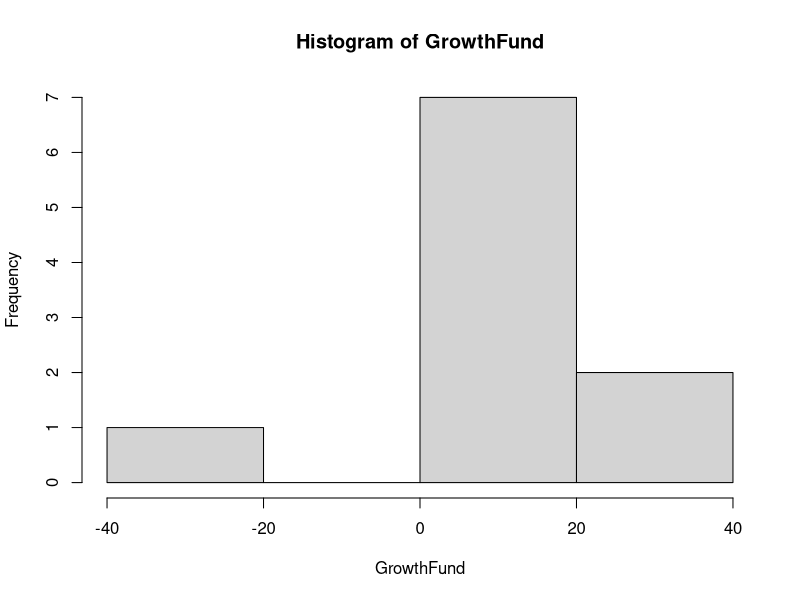
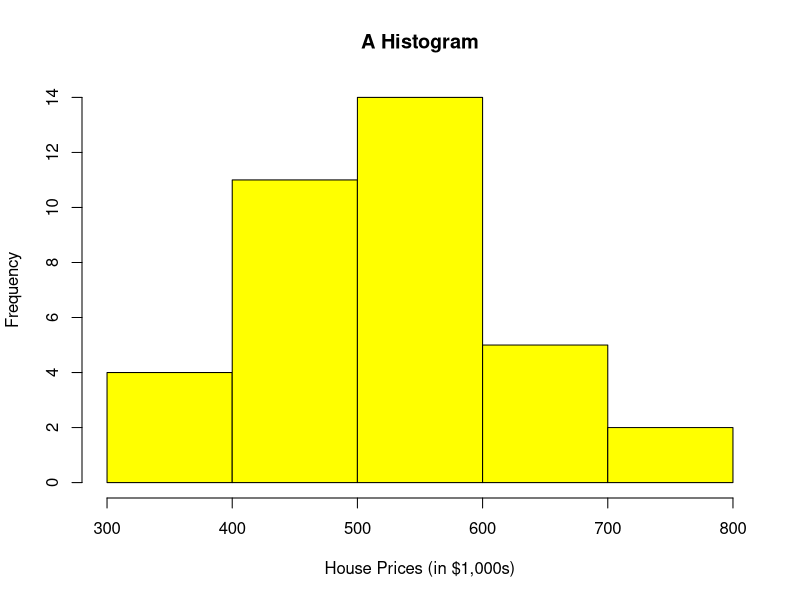
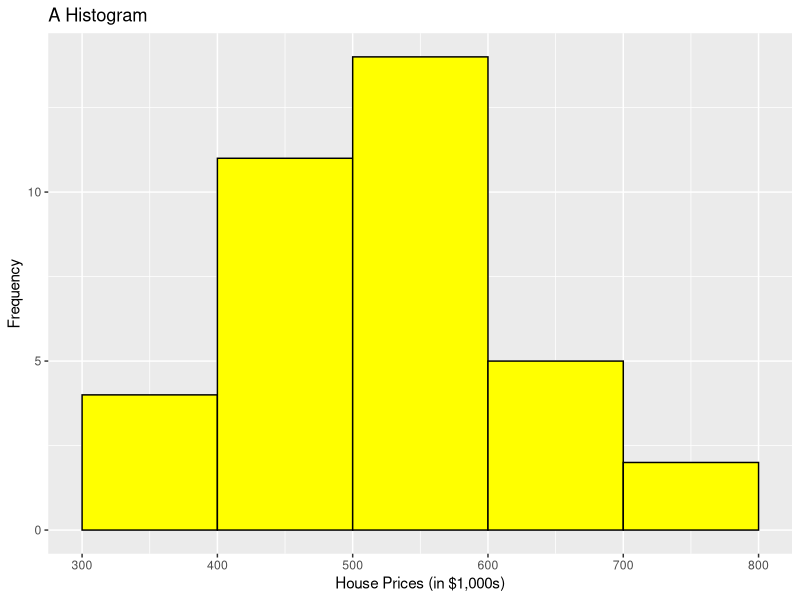
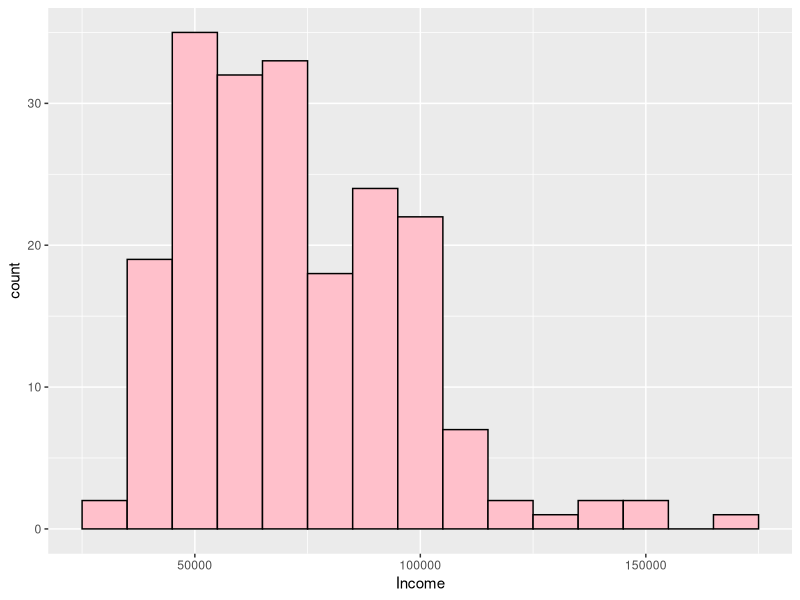
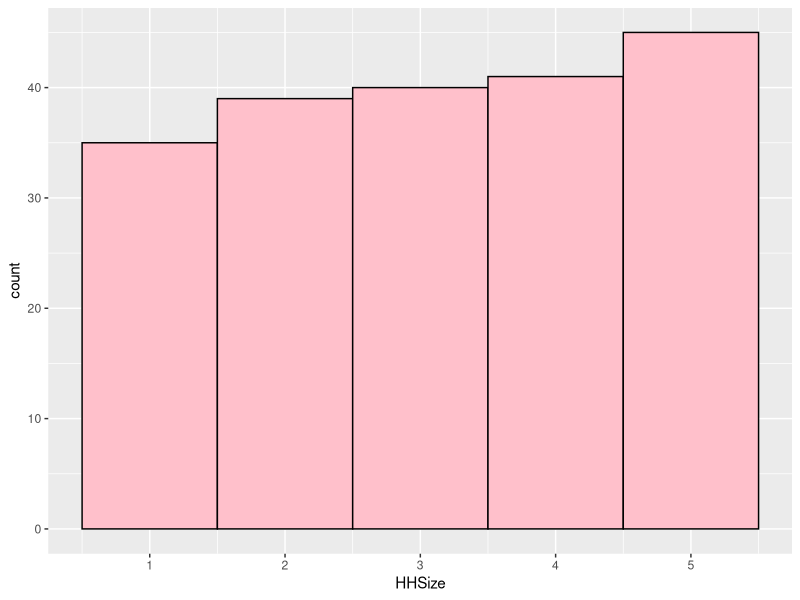

Recreate these plots in R, in order.
## ---- chunk 1
knitr::opts_chunk$set(echo=TRUE, tidy.opts = list(width.cutoff = 70), tidy = TRUE, message=FALSE, warning=FALSE)
## ---- chunk 2
####################################
# Project name: Descriptive Statistics
# Data used: customers.csv
# Libraries used: tidyverse, semTools
####################################
## ---- chunk 3
# Create a vector with some data that could be categorical
Sample_Vector <- c("A", "B", "A", "C", "A", "B", "A", "C", "A", "B")
# Create a data frame with the vector
data <- data.frame(Sample_Vector)
## ---- chunk 4
# Create a table of frequencies
frequencies <- table(data$Sample_Vector); frequencies

## ---- chunk 5
# Calculate proportions
proportions <- prop.table(frequencies)
## ---- chunk 6
# Calculate cumulative frequencies
cumulfreq <- cumsum(frequencies)
# Calculate cumulative proportions
cumulproportions<- cumsum(prop.table(frequencies))
## ---- chunk 7
#combine into table
frequency_table <- rbind(frequencies, proportions, cumulfreq, cumulproportions)
# Print the table
frequency_table

## ---- chunk 8
TransposedData <- t(frequency_table)
TransposedData
## ---- chunk 9
TransposedData <- as.data.frame(TransposedData)
TransposedData
## ---- chunk 10
# Create Vector of Salaries
salaries <- c(40000, 40000, 65000, 90000, 145000, 150000, 550000)
#Calculate the mean using the mean() command
mean(salaries)
## ---- chunk 11
salaries2 <- c(40000, 40000, 65000, 90000, 145000, 150000, 550000, NA, NA)
#Calculate the mean using the mean() command
# Notice that it does not work
mean(salaries2)
# Add in na.rm parameter to get it to produce the mean with no NAs. 
mean(salaries2, na.rm=TRUE)
## ---- chunk 12
values <- c(4, 7, 10, 5, 6)
weights <- c(1, 2, 3, 4, 5)
weighted_mean <- weighted.mean(values, weights)
weighted_mean
## ---- chunk 13
# Calculate the median using the median() command
median(salaries)
## ---- chunk 14
mean(salaries)
## ---- chunk 15
GrowthFund <- c(-38.32, 1.71, 3.17, 5.99, 12.56, 13.47, 16.89, 16.96, 32.16, 36.29)
## ---- chunk 16
median(GrowthFund) 
(12.56+13.47)/2

#The mean is still the average
mean(GrowthFund) 
## ---- chunk 17
# Try this command with and without it. 
sort(x = table(salaries), decreasing = TRUE)[1:5]

## ---- chunk 18
sort(table(GrowthFund), decreasing = TRUE)[1:5]
## ---- chunk 19
# install the semTools package if necessary. 
# install.packages("semTools")
# Activate the library
library(semTools)
## ---- chunk 20

skew(salaries) 

## ---- chunk 21
skew(GrowthFund)
## ---- chunk 22
hist(GrowthFund)
## ---- chunk 23
# Making an appropriate data.frame to use the hist() command
HousePrice <- c(430, 520, 460, 475, 670, 521, 670, 417, 533, 525, 538, 370, 530, 525, 430, 330, 575, 555, 521, 350, 399, 560, 440, 425, 669, 660, 702, 540, 460, 588, 445, 412, 735, 537, 630, 430) 
HousePrice <- data.frame(HousePrice)
## ---- chunk 24
# Using base R to create the histogram. 
hist(HousePrice$HousePrice, breaks=5, main = "A Histogram", xlab = "House Prices (in $1,000s)", col="yellow")
## ---- chunk 25
library(tidyverse)
## ---- chunk 26
# Using geom_histogram() command to create the histogram. 
ggplot(HousePrice, aes(x=HousePrice))+geom_histogram(binwidth = 100, boundary= 300, color="black", fill="yellow")+ labs(title="A Histogram",x="House Prices (in $1,000s)", y = "Frequency")
## ---- chunk 27
    ##Calculated from Small Sample
    x <- c(1,2,3,4,5)
    sum((x-mean(x))^2/(5-1))
    var(x)
    sqrt(var(x))
    sd(x)

    sd(HousePrice$HousePrice) #102.6059
    var(HousePrice$HousePrice) #10527.97
    skew(HousePrice$HousePrice) #normal


## ---- chunk 28

customers <- read.csv("data/customers.csv")
summary(customers$Spending, na.rm=TRUE) #mean and median
mean(customers$Spending, na.rm=TRUE) #mean by itself
median(customers$Spending, na.rm=TRUE) #median by itself
### Spread to Report with the Mean
sd(customers$Spending, na.rm=TRUE) 
var(customers$Spending, na.rm=TRUE)
## ---- chunk 29
# z-value is 3.0398, which is > 2 indicating leptokurtic
# Small sample size: range is -2 to 2
kurtosis(salaries)

# z-value is 2.20528007, which is > 2 indicating leptokurtic 
# Small sample size: range is -2 to 2
kurtosis(GrowthFund)

# Small sample size: range is -2 to 2
# Skewness and kurtosis are both in range. 
skew(HousePrice$HousePrice) #normal
kurtosis(HousePrice$HousePrice) #normal
## ---- chunk 30
# Noted sample size at 200 observations or a medium sample size. Using threshold –3.29 to 3.29 to assess normality. 

#-3.4245446445 is below -3.29 so kurtosis is present
#Negative kurtosis value indicates platykurtic
kurtosis(customers$Spending)
geom_histogram(binwidth = 100, fill="pink", color="black")
semTools::skew(customers$Spending)##normal indicating no skewness

#Normal: 2.977622119 is in between -3.29 and 3.29
kurtosis(customers$Income) 
ggplot(customers, aes(Income)) + geom_histogram(binwidth = 10000, fill="pink", color="black")
semTools::skew(customers$Income) #Skewed right


#-3.7251961028 is below -3.29 so kurtosis is present
#Negative kurtosis value indicates platykurtic
kurtosis(customers$HHSize)
ggplot(customers, aes(HHSize)) + geom_histogram(binwidth = 1, fill="pink", color="black")
semTools::skew(customers$HHSize) #normal


#Normal: -0.20056607 is in between -3.29 and 3.29 
kurtosis(customers$Orders) 
geom_histogram(binwidth = 5, fill="pink", color="black")
semTools::skew(customers$Orders) ##skewed right

## ---- chunk 31
    summary(customers$Spending, na.rm=TRUE)
    diff(range(customers$Spending, na.rm=TRUE))
    max(customers$Spending, na.rm=TRUE)-min(customers$Spending, na.rm=TRUE)
    IQR(customers$Spending, na.rm=TRUE)
